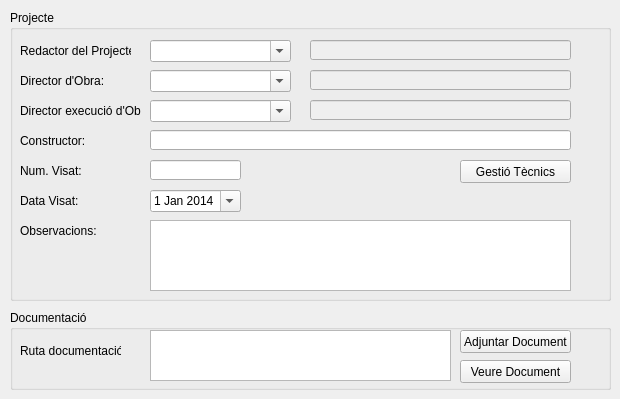
   <widget class="QWidget" name="tabProjecte">
    <attribute name="title">
     <string>Projecte</string>
    </attribute>
    <widget class="QGroupBox" name="gbProjecte">
     <property name="geometry">
      <rect>
       <x>10</x>
       <y>10</y>
       <width>601</width>
       <height>291</height>
      </rect>
     </property>
     <property name="title">
      <string>Projecte</string>
     </property>
     <widget class="QLineEdit" name="txtVisatNum">
      <property name="geometry">
       <rect>
        <x>140</x>
        <y>150</y>
        <width>91</width>
        <height>20</height>
       </rect>
      </property>
      <property name="text">
       <string/>
      </property>
      <property name="maxLength">
       <number>50</number>
      </property>
     </widget>
     <widget class="QLabel" name="lblVis">
      <property name="geometry">
       <rect>
        <x>10</x>
        <y>150</y>
        <width>121</width>
        <height>21</height>
       </rect>
      </property>
      <property name="text">
       <string>Num. Visat:</string>
      </property>
     </widget>
     <widget class="QLabel" name="lblExe">
      <property name="geometry">
       <rect>
        <x>10</x>
        <y>90</y>
        <width>121</width>
        <height>21</height>
       </rect>
      </property>
      <property name="text">
       <string>Director execució d'Obra:</string>
      </property>
     </widget>
     <widget class="QLabel" name="lblRed">
      <property name="geometry">
       <rect>
        <x>10</x>
        <y>30</y>
        <width>111</width>
        <height>21</height>
       </rect>
      </property>
      <property name="text">
       <string>Redactor del Projecte:</string>
      </property>
     </widget>
     <widget class="QLineEdit" name="txtRedactor">
      <property name="enabled">
       <bool>false</bool>
      </property>
      <property name="geometry">
       <rect>
        <x>300</x>
        <y>30</y>
        <width>261</width>
        <height>20</height>
       </rect>
      </property>
      <property name="text">
       <string/>
      </property>
      <property name="maxLength">
       <number>15</number>
      </property>
     </widget>
     <widget class="QLabel" name="lblDir">
      <property name="geometry">
       <rect>
        <x>10</x>
        <y>60</y>
        <width>101</width>
        <height>21</height>
       </rect>
      </property>
      <property name="text">
       <string>Director d'Obra:</string>
      </property>
     </widget>
     <widget class="QLabel" name="lblCons">
      <property name="geometry">
       <rect>
        <x>10</x>
        <y>120</y>
        <width>121</width>
        <height>21</height>
       </rect>
      </property>
      <property name="text">
       <string>Constructor:</string>
      </property>
     </widget>
     <widget class="QLabel" name="lblDat">
      <property name="geometry">
       <rect>
        <x>10</x>
        <y>180</y>
        <width>121</width>
        <height>21</height>
       </rect>
      </property>
      <property name="text">
       <string>Data Visat:</string>
      </property>
     </widget>
     <widget class="QLineEdit" name="txtDirector">
      <property name="enabled">
       <bool>false</bool>
      </property>
      <property name="geometry">
       <rect>
        <x>300</x>
        <y>60</y>
        <width>261</width>
        <height>20</height>
       </rect>
      </property>
      <property name="text">
       <string/>
      </property>
      <property name="maxLength">
       <number>15</number>
      </property>
     </widget>
     <widget class="QPushButton" name="btnTecnic">
      <property name="geometry">
       <rect>
        <x>450</x>
        <y>150</y>
        <width>111</width>
        <height>23</height>
       </rect>
      </property>
      <property name="text">
       <string>Gestió Tècnics</string>
      </property>
     </widget>
     <widget class="QLineEdit" name="txtConstructor">
      <property name="enabled">
       <bool>true</bool>
      </property>
      <property name="geometry">
       <rect>
        <x>140</x>
        <y>120</y>
        <width>421</width>
        <height>20</height>
       </rect>
      </property>
      <property name="text">
       <string/>
      </property>
      <property name="maxLength">
       <number>200</number>
      </property>
     </widget>
     <widget class="QLineEdit" name="txtExecutor">
      <property name="enabled">
       <bool>false</bool>
      </property>
      <property name="geometry">
       <rect>
        <x>300</x>
        <y>90</y>
        <width>261</width>
        <height>20</height>
       </rect>
      </property>
      <property name="text">
       <string/>
      </property>
      <property name="maxLength">
       <number>15</number>
      </property>
     </widget>
     <widget class="QDateEdit" name="dateVisat">
      <property name="geometry">
       <rect>
        <x>140</x>
        <y>180</y>
        <width>91</width>
        <height>22</height>
       </rect>
      </property>
      <property name="dateTime">
       <datetime>
        <hour>0</hour>
        <minute>0</minute>
        <second>0</second>
        <year>2014</year>
        <month>1</month>
        <day>1</day>
       </datetime>
      </property>
      <property name="date">
       <date>
        <year>2014</year>
        <month>1</month>
        <day>1</day>
       </date>
      </property>
      <property name="minimumDateTime">
       <datetime>
        <hour>0</hour>
        <minute>0</minute>
        <second>0</second>
        <year>2000</year>
        <month>1</month>
        <day>1</day>
       </datetime>
      </property>
      <property name="maximumDate">
       <date>
        <year>2099</year>
        <month>12</month>
        <day>31</day>
       </date>
      </property>
      <property name="calendarPopup">
       <bool>true</bool>
      </property>
     </widget>
     <widget class="QComboBox" name="cboRedactor">
      <property name="geometry">
       <rect>
        <x>140</x>
        <y>30</y>
        <width>141</width>
        <height>22</height>
       </rect>
      </property>
      <property name="editable">
       <bool>true</bool>
      </property>
     </widget>
     <widget class="QComboBox" name="cboDirector">
      <property name="geometry">
       <rect>
        <x>140</x>
        <y>60</y>
        <width>141</width>
        <height>22</height>
       </rect>
      </property>
      <property name="editable">
       <bool>true</bool>
      </property>
     </widget>
     <widget class="QComboBox" name="cboExecutor">
      <property name="geometry">
       <rect>
        <x>140</x>
        <y>90</y>
        <width>141</width>
        <height>22</height>
       </rect>
      </property>
      <property name="editable">
       <bool>true</bool>
      </property>
     </widget>
     <widget class="QLabel" name="lblObs">
      <property name="geometry">
       <rect>
        <x>10</x>
        <y>210</y>
        <width>121</width>
        <height>21</height>
       </rect>
      </property>
      <property name="text">
       <string>Observacions:</string>
      </property>
     </widget>
     <widget class="QTextEdit" name="txtObs">
      <property name="geometry">
       <rect>
        <x>140</x>
        <y>210</y>
        <width>421</width>
        <height>71</height>
       </rect>
      </property>
     </widget>
    </widget>
    <widget class="QGroupBox" name="gbDocumentacio">
     <property name="geometry">
      <rect>
       <x>10</x>
       <y>310</y>
       <width>601</width>
       <height>80</height>
      </rect>
     </property>
     <property name="title">
      <string>Documentació</string>
     </property>
     <widget class="QPushButton" name="btnDoc">
      <property name="geometry">
       <rect>
        <x>450</x>
        <y>20</y>
        <width>111</width>
        <height>23</height>
       </rect>
      </property>
      <property name="text">
       <string>Adjuntar Document</string>
      </property>
     </widget>
     <widget class="QLabel" name="lblDoc">
      <property name="geometry">
       <rect>
        <x>10</x>
        <y>30</y>
        <width>101</width>
        <height>21</height>
       </rect>
      </property>
      <property name="text">
       <string>Ruta documentació:</string>
      </property>
     </widget>
     <widget class="QTextEdit" name="txtDoc">
      <property name="geometry">
       <rect>
        <x>140</x>
        <y>20</y>
        <width>301</width>
        <height>51</height>
       </rect>
      </property>
     </widget>
     <widget class="QPushButton" name="btnOpenDoc">
      <property name="geometry">
       <rect>
        <x>450</x>
        <y>50</y>
        <width>111</width>
        <height>23</height>
       </rect>
      </property>
      <property name="text">
       <string>Veure Document</string>
      </property>
     </widget>
    </widget>
   </widget>
